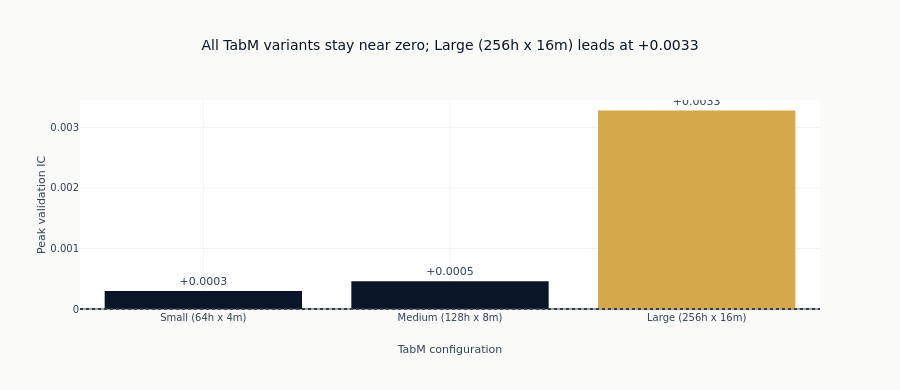

The cell this chart's notebook holds for it:
### Markdown cell above
## 4. Capacity Comparison

Peak validation IC compares each configuration at its selected checkpoint. Signed
bars retain the economically important zero baseline.

### Code cell
grid_results = result["grid_results"]
best_name = result["best_config_name"]
best_epoch = result["best_epoch"]
best_ic = result["best_ic"]

size_order = ["tabm_s", "tabm_m", "tabm_l"]
size_labels = {
    "tabm_s": "Small (64h x 4m)",
    "tabm_m": "Medium (128h x 8m)",
    "tabm_l": "Large (256h x 16m)",
}
grid_by_name = {row["config_name"]: row for row in grid_results}
ordered_grid = [grid_by_name[name] for name in size_order if name in grid_by_name]

fig = go.Figure(
    go.Bar(
        x=[size_labels.get(row["config_name"], row["config_name"]) for row in ordered_grid],
        y=[row["best_ic"] for row in ordered_grid],
        marker_color=[
            COLORS["amber"] if row["config_name"] == best_name else COLORS["blue"]
            for row in ordered_grid
        ],
        text=[f"{row['best_ic']:+.4f}" for row in ordered_grid],
        textposition="outside",
    )
)
fig.add_hline(y=0.0, line=dict(color=COLORS["neutral"], dash="dot"))
fig.update_layout(
    title_text=f"All TabM variants stay near zero; {size_labels[best_name]} leads at {best_ic:+.4f}",
    xaxis_title="TabM configuration",
    yaxis_title="Peak validation IC",
    height=390,
    showlegend=False,
)
fig.show()

### Figure 1 — Plotly figure (JSON) as saved in the notebook; plotly's stock layout.template omitted (floating-point values rounded to 4 significant figures)
{"data": [{"marker": {"color": ["#0a1628", "#0a1628", "#D4A84B"]}, "text": ["+0.0003", "+0.0005", "+0.0033"], "textposition": "outside", "type": "bar", "x": ["Small (64h x 4m)", "Medium (128h x 8m)", "Large (256h x 16m)"], "y": [0.0002969, 0.0004588, 0.00328]}], "layout": {"height": 390, "shapes": [{"line": {"color": "#334155", "dash": "dot"}, "type": "line", "x0": 0, "x1": 1, "xref": "x domain", "y0": 0.0, "y1": 0.0, "yref": "y"}], "showlegend": false, "title": {"text": "All TabM variants stay near zero; Large (256h x 16m) leads at +0.0033"}, "xaxis": {"title": {"text": "TabM configuration"}}, "yaxis": {"title": {"text": "Peak validation IC"}}}}
